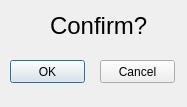
<?xml version="1.0" encoding="UTF-8"?>
<ui version="4.0">
 <class>confirmpage</class>
 <widget class="QDialog" name="confirmpage">
  <property name="geometry">
   <rect>
    <x>0</x>
    <y>0</y>
    <width>187</width>
    <height>107</height>
   </rect>
  </property>
  <property name="windowTitle">
   <string>Dialog</string>
  </property>
  <widget class="QLabel" name="label">
   <property name="geometry">
    <rect>
     <x>50</x>
     <y>0</y>
     <width>121</width>
     <height>51</height>
    </rect>
   </property>
   <property name="font">
    <font>
     <pointsize>18</pointsize>
    </font>
   </property>
   <property name="text">
    <string>Confirm?</string>
   </property>
  </widget>
  <widget class="QPushButton" name="okButton">
   <property name="geometry">
    <rect>
     <x>10</x>
     <y>60</y>
     <width>75</width>
     <height>23</height>
    </rect>
   </property>
   <property name="text">
    <string>OK</string>
   </property>
  </widget>
  <widget class="QPushButton" name="cancelButton">
   <property name="geometry">
    <rect>
     <x>100</x>
     <y>60</y>
     <width>75</width>
     <height>23</height>
    </rect>
   </property>
   <property name="text">
    <string>Cancel</string>
   </property>
  </widget>
 </widget>
 <resources/>
 <connections/>
</ui>
